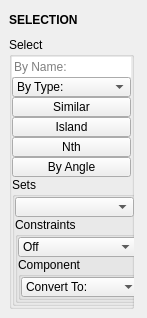
<?xml version="1.0" encoding="UTF-8"?>
<ui version="4.0">
 <class>QtUi</class>
 <widget class="QMainWindow" name="QtUi">
  <property name="enabled">
   <bool>true</bool>
  </property>
  <property name="geometry">
   <rect>
    <x>0</x>
    <y>0</y>
    <width>147</width>
    <height>300</height>
   </rect>
  </property>
  <property name="minimumSize">
   <size>
    <width>0</width>
    <height>0</height>
   </size>
  </property>
  <property name="maximumSize">
   <size>
    <width>999</width>
    <height>999</height>
   </size>
  </property>
  <property name="windowTitle">
   <string>Toolkit</string>
  </property>
  <property name="tabShape">
   <enum>QTabWidget::Triangular</enum>
  </property>
  <property name="dockNestingEnabled">
   <bool>true</bool>
  </property>
  <property name="dockOptions">
   <set>QMainWindow::AllowNestedDocks|QMainWindow::AllowTabbedDocks|QMainWindow::AnimatedDocks|QMainWindow::ForceTabbedDocks</set>
  </property>
  <widget class="QWidget" name="main_widget">
   <layout class="QVBoxLayout" name="verticalLayout_2">
    <item>
     <widget class="Draggable_header" name="draggable_header">
      <property name="minimumSize">
       <size>
        <width>0</width>
        <height>22</height>
       </size>
      </property>
      <property name="maximumSize">
       <size>
        <width>125</width>
        <height>22</height>
       </size>
      </property>
      <property name="font">
       <font>
        <weight>75</weight>
        <bold>true</bold>
       </font>
      </property>
      <property name="text">
       <string>SELECTION</string>
      </property>
     </widget>
    </item>
    <item>
     <layout class="QVBoxLayout" name="verticalLayout">
      <item>
       <widget class="QGroupBox" name="groupBox_5">
        <property name="minimumSize">
         <size>
          <width>0</width>
          <height>0</height>
         </size>
        </property>
        <property name="maximumSize">
         <size>
          <width>125</width>
          <height>999</height>
         </size>
        </property>
        <property name="title">
         <string>Select</string>
        </property>
        <layout class="QVBoxLayout" name="verticalLayout_4">
         <property name="spacing">
          <number>0</number>
         </property>
         <property name="leftMargin">
          <number>0</number>
         </property>
         <property name="topMargin">
          <number>0</number>
         </property>
         <property name="rightMargin">
          <number>0</number>
         </property>
         <property name="bottomMargin">
          <number>0</number>
         </property>
         <item>
          <widget class="QLineEdit" name="txt001">
           <property name="minimumSize">
            <size>
             <width>0</width>
             <height>20</height>
            </size>
           </property>
           <property name="maximumSize">
            <size>
             <width>999</width>
             <height>20</height>
            </size>
           </property>
           <property name="toolTip">
            <string>&lt;html&gt;&lt;head/&gt;&lt;body&gt;&lt;p&gt;Select all by name.&lt;br&gt;&lt;br/&gt;&lt;span style=&quot; text-decoration: underline;&quot;&gt;Wildcards:&lt;/span&gt;&lt;br&gt;&lt;span style=&quot; font-weight:600;&quot;&gt;Startswith&lt;/span&gt;*&lt;br&gt;*&lt;span style=&quot; font-weight:600;&quot;&gt;Endswith&lt;/span&gt;&lt;br&gt;*&lt;span style=&quot; font-weight:600;&quot;&gt;contains&lt;/span&gt;*&lt;/p&gt;&lt;/body&gt;&lt;/html&gt;</string>
           </property>
           <property name="maxLength">
            <number>100</number>
           </property>
           <property name="frame">
            <bool>false</bool>
           </property>
           <property name="placeholderText">
            <string>By Name:</string>
           </property>
          </widget>
         </item>
         <item>
          <widget class="ComboBox" name="cmb002">
           <property name="minimumSize">
            <size>
             <width>0</width>
             <height>20</height>
            </size>
           </property>
           <property name="maximumSize">
            <size>
             <width>999</width>
             <height>20</height>
            </size>
           </property>
           <property name="toolTip">
            <string>Select All objects in the scene of the same type</string>
           </property>
           <property name="editable">
            <bool>false</bool>
           </property>
           <property name="maxVisibleItems">
            <number>30</number>
           </property>
           <property name="sizeAdjustPolicy">
            <enum>QComboBox::AdjustToContents</enum>
           </property>
           <item>
            <property name="text">
             <string>By Type:</string>
            </property>
           </item>
          </widget>
         </item>
         <item>
          <widget class="PushButton" name="tb001">
           <property name="enabled">
            <bool>true</bool>
           </property>
           <property name="minimumSize">
            <size>
             <width>0</width>
             <height>20</height>
            </size>
           </property>
           <property name="maximumSize">
            <size>
             <width>999</width>
             <height>20</height>
            </size>
           </property>
           <property name="toolTip">
            <string>Select similar objects or components, depending on selection mode.</string>
           </property>
           <property name="text">
            <string>Similar</string>
           </property>
           <property name="iconSize">
            <size>
             <width>18</width>
             <height>18</height>
            </size>
           </property>
          </widget>
         </item>
         <item>
          <widget class="PushButton" name="tb002">
           <property name="enabled">
            <bool>true</bool>
           </property>
           <property name="minimumSize">
            <size>
             <width>0</width>
             <height>20</height>
            </size>
           </property>
           <property name="maximumSize">
            <size>
             <width>999</width>
             <height>20</height>
            </size>
           </property>
           <property name="toolTip">
            <string>Select Island: Select contiguous faces within a normal range</string>
           </property>
           <property name="text">
            <string>Island</string>
           </property>
           <property name="iconSize">
            <size>
             <width>18</width>
             <height>18</height>
            </size>
           </property>
          </widget>
         </item>
         <item>
          <widget class="PushButton" name="tb000">
           <property name="enabled">
            <bool>true</bool>
           </property>
           <property name="minimumSize">
            <size>
             <width>0</width>
             <height>20</height>
            </size>
           </property>
           <property name="maximumSize">
            <size>
             <width>999</width>
             <height>20</height>
            </size>
           </property>
           <property name="toolTip">
            <string>Select Nth: Select 2 components</string>
           </property>
           <property name="text">
            <string>Nth</string>
           </property>
           <property name="iconSize">
            <size>
             <width>18</width>
             <height>18</height>
            </size>
           </property>
          </widget>
         </item>
         <item>
          <widget class="PushButton" name="tb003">
           <property name="enabled">
            <bool>true</bool>
           </property>
           <property name="minimumSize">
            <size>
             <width>0</width>
             <height>20</height>
            </size>
           </property>
           <property name="maximumSize">
            <size>
             <width>999</width>
             <height>20</height>
            </size>
           </property>
           <property name="toolTip">
            <string>Select edges having normals between the given high and low angles.</string>
           </property>
           <property name="text">
            <string>By Angle</string>
           </property>
           <property name="iconSize">
            <size>
             <width>18</width>
             <height>18</height>
            </size>
           </property>
          </widget>
         </item>
         <item>
          <widget class="QGroupBox" name="groupBox_4">
           <property name="minimumSize">
            <size>
             <width>125</width>
             <height>0</height>
            </size>
           </property>
           <property name="maximumSize">
            <size>
             <width>125</width>
             <height>999</height>
            </size>
           </property>
           <property name="title">
            <string>Sets</string>
           </property>
           <layout class="QVBoxLayout" name="verticalLayout_5">
            <property name="spacing">
             <number>0</number>
            </property>
            <property name="leftMargin">
             <number>0</number>
            </property>
            <property name="topMargin">
             <number>0</number>
            </property>
            <property name="rightMargin">
             <number>0</number>
            </property>
            <property name="bottomMargin">
             <number>0</number>
            </property>
            <item>
             <widget class="ComboBox" name="cmb001">
              <property name="minimumSize">
               <size>
                <width>0</width>
                <height>20</height>
               </size>
              </property>
              <property name="maximumSize">
               <size>
                <width>999</width>
                <height>20</height>
               </size>
              </property>
              <property name="toolTip">
               <string>Selection sets.</string>
              </property>
              <property name="editable">
               <bool>false</bool>
              </property>
              <property name="maxVisibleItems">
               <number>30</number>
              </property>
              <property name="sizeAdjustPolicy">
               <enum>QComboBox::AdjustToContents</enum>
              </property>
             </widget>
            </item>
            <item>
             <widget class="QGroupBox" name="groupBox_8">
              <property name="minimumSize">
               <size>
                <width>125</width>
                <height>0</height>
               </size>
              </property>
              <property name="maximumSize">
               <size>
                <width>125</width>
                <height>999</height>
               </size>
              </property>
              <property name="toolTip">
               <string/>
              </property>
              <property name="title">
               <string>Constraints</string>
              </property>
              <layout class="QVBoxLayout" name="verticalLayout_6">
               <property name="spacing">
                <number>0</number>
               </property>
               <property name="leftMargin">
                <number>0</number>
               </property>
               <property name="topMargin">
                <number>0</number>
               </property>
               <property name="rightMargin">
                <number>0</number>
               </property>
               <property name="bottomMargin">
                <number>0</number>
               </property>
               <item>
                <widget class="ComboBox" name="cmb005">
                 <property name="minimumSize">
                  <size>
                   <width>0</width>
                   <height>20</height>
                  </size>
                 </property>
                 <property name="maximumSize">
                  <size>
                   <width>999</width>
                   <height>20</height>
                  </size>
                 </property>
                 <property name="toolTip">
                  <string>Selection contraints.</string>
                 </property>
                 <property name="editable">
                  <bool>false</bool>
                 </property>
                 <property name="sizeAdjustPolicy">
                  <enum>QComboBox::AdjustToContents</enum>
                 </property>
                 <item>
                  <property name="text">
                   <string>Off</string>
                  </property>
                 </item>
                </widget>
               </item>
               <item>
                <widget class="QGroupBox" name="groupBox_6">
                 <property name="minimumSize">
                  <size>
                   <width>125</width>
                   <height>0</height>
                  </size>
                 </property>
                 <property name="maximumSize">
                  <size>
                   <width>125</width>
                   <height>999</height>
                  </size>
                 </property>
                 <property name="toolTip">
                  <string/>
                 </property>
                 <property name="title">
                  <string>Component</string>
                 </property>
                 <layout class="QVBoxLayout" name="verticalLayout_7">
                  <property name="spacing">
                   <number>0</number>
                  </property>
                  <property name="leftMargin">
                   <number>0</number>
                  </property>
                  <property name="topMargin">
                   <number>0</number>
                  </property>
                  <property name="rightMargin">
                   <number>0</number>
                  </property>
                  <property name="bottomMargin">
                   <number>0</number>
                  </property>
                  <item>
                   <widget class="ComboBox" name="cmb003">
                    <property name="minimumSize">
                     <size>
                      <width>0</width>
                      <height>20</height>
                     </size>
                    </property>
                    <property name="maximumSize">
                     <size>
                      <width>999</width>
                      <height>20</height>
                     </size>
                    </property>
                    <property name="toolTip">
                     <string>Convert selection to type</string>
                    </property>
                    <property name="maxVisibleItems">
                     <number>30</number>
                    </property>
                    <property name="maxCount">
                     <number>100</number>
                    </property>
                    <property name="sizeAdjustPolicy">
                     <enum>QComboBox::AdjustToContents</enum>
                    </property>
                    <property name="frame">
                     <bool>true</bool>
                    </property>
                    <item>
                     <property name="text">
                      <string>Convert To:</string>
                     </property>
                    </item>
                   </widget>
                  </item>
                 </layout>
                </widget>
               </item>
              </layout>
             </widget>
            </item>
           </layout>
          </widget>
         </item>
        </layout>
        <zorder>txt001</zorder>
        <zorder>tb001</zorder>
        <zorder>tb002</zorder>
        <zorder>cmb002</zorder>
        <zorder>tb000</zorder>
        <zorder>tb003</zorder>
        <zorder>groupBox_4</zorder>
       </widget>
      </item>
      <item>
       <spacer name="verticalSpacer">
        <property name="orientation">
         <enum>Qt::Vertical</enum>
        </property>
        <property name="sizeHint" stdset="0">
         <size>
          <width>17</width>
          <height>407</height>
         </size>
        </property>
       </spacer>
      </item>
     </layout>
    </item>
   </layout>
  </widget>
 </widget>
 <customwidgets>
  <customwidget>
   <class>PushButton</class>
   <extends>QPushButton</extends>
   <header>widgets.pushbutton.h</header>
  </customwidget>
  <customwidget>
   <class>Draggable_header</class>
   <extends>QLabel</extends>
   <header>draggable_header.h</header>
  </customwidget>
  <customwidget>
   <class>ComboBox</class>
   <extends>QComboBox</extends>
   <header>widgets.combobox.h</header>
  </customwidget>
 </customwidgets>
 <resources/>
 <connections/>
 <designerdata>
  <property name="gridDeltaX">
   <number>5</number>
  </property>
  <property name="gridDeltaY">
   <number>5</number>
  </property>
  <property name="gridSnapX">
   <bool>true</bool>
  </property>
  <property name="gridSnapY">
   <bool>true</bool>
  </property>
  <property name="gridVisible">
   <bool>true</bool>
  </property>
 </designerdata>
</ui>
